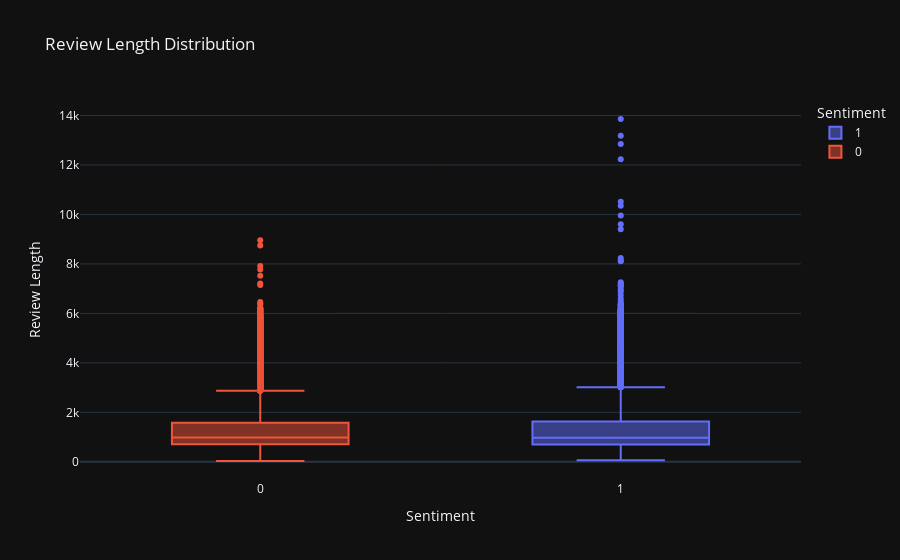

The cell this chart's notebook holds for it:
### Code cell
supervised_data['review_length'] = supervised_data['review'].apply(len)

fig = px.box(supervised_data,
             x='sentiment',
             y='review_length',
             color='sentiment',
             title='Review Length Distribution',
             labels={'review_length': 'Review Length', 'sentiment': 'Sentiment'},
             template='plotly_dark')
fig.show()

### Figure 1 — Plotly figure (JSON) as saved in the notebook; plotly's stock layout.template omitted (floating-point values rounded to 4 significant figures; data arrays with more than 128 entries replaced by an {"elided": "..."} marker saying what was removed)
{"data": [{"alignmentgroup": "True", "hovertemplate": "Sentiment=%{x}<br>Review Length=%{y}<extra></extra>", "legendgroup": "1", "marker": {"color": "#636efa"}, "name": "1", "notched": false, "offsetgroup": "1", "orientation": "v", "showlegend": true, "type": "box", "x": {"elided": "24884 int values"}, "x0": " ", "xaxis": "x", "y": {"elided": "24884 int values"}, "y0": " ", "yaxis": "y"}, {"alignmentgroup": "True", "hovertemplate": "Sentiment=%{x}<br>Review Length=%{y}<extra></extra>", "legendgroup": "0", "marker": {"color": "#EF553B"}, "name": "0", "notched": false, "offsetgroup": "0", "orientation": "v", "showlegend": true, "type": "box", "x": {"elided": "24698 int values"}, "x0": " ", "xaxis": "x", "y": {"elided": "24698 int values"}, "y0": " ", "yaxis": "y"}], "layout": {"boxmode": "overlay", "legend": {"title": {"text": "Sentiment"}, "tracegroupgap": 0}, "title": {"text": "Review Length Distribution"}, "xaxis": {"anchor": "y", "categoryarray": [1, 0], "categoryorder": "array", "domain": [0, 1], "title": {"text": "Sentiment"}}, "yaxis": {"anchor": "x", "domain": [0, 1], "title": {"text": "Review Length"}}}}
